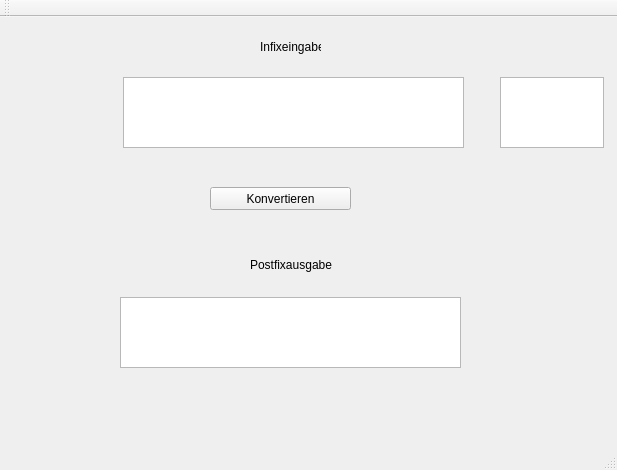
<?xml version="1.0" encoding="UTF-8"?>
<ui version="4.0">
 <class>MainWindow</class>
 <widget class="QMainWindow" name="MainWindow">
  <property name="geometry">
   <rect>
    <x>0</x>
    <y>0</y>
    <width>617</width>
    <height>470</height>
   </rect>
  </property>
  <property name="windowTitle">
   <string>MainWindow</string>
  </property>
  <widget class="QWidget" name="centralWidget">
   <widget class="QPushButton" name="btn_convert">
    <property name="geometry">
     <rect>
      <x>210</x>
      <y>170</y>
      <width>141</width>
      <height>23</height>
     </rect>
    </property>
    <property name="text">
     <string>Konvertieren</string>
    </property>
   </widget>
   <widget class="QLabel" name="label">
    <property name="geometry">
     <rect>
      <x>260</x>
      <y>20</y>
      <width>61</width>
      <height>20</height>
     </rect>
    </property>
    <property name="text">
     <string>Infixeingabe</string>
    </property>
   </widget>
   <widget class="QLabel" name="label_2">
    <property name="geometry">
     <rect>
      <x>250</x>
      <y>240</y>
      <width>91</width>
      <height>16</height>
     </rect>
    </property>
    <property name="text">
     <string>Postfixausgabe</string>
    </property>
   </widget>
   <widget class="QTextEdit" name="txt_infix">
    <property name="geometry">
     <rect>
      <x>123</x>
      <y>60</y>
      <width>341</width>
      <height>71</height>
     </rect>
    </property>
   </widget>
   <widget class="QTextEdit" name="txt_postfix">
    <property name="geometry">
     <rect>
      <x>120</x>
      <y>280</y>
      <width>341</width>
      <height>71</height>
     </rect>
    </property>
   </widget>
   <widget class="QTextEdit" name="txt_error">
    <property name="geometry">
     <rect>
      <x>500</x>
      <y>60</y>
      <width>104</width>
      <height>71</height>
     </rect>
    </property>
   </widget>
  </widget>
  <widget class="QMenuBar" name="menuBar">
   <property name="geometry">
    <rect>
     <x>0</x>
     <y>0</y>
     <width>617</width>
     <height>21</height>
    </rect>
   </property>
  </widget>
  <widget class="QToolBar" name="mainToolBar">
   <attribute name="toolBarArea">
    <enum>TopToolBarArea</enum>
   </attribute>
   <attribute name="toolBarBreak">
    <bool>false</bool>
   </attribute>
  </widget>
  <widget class="QStatusBar" name="statusBar"/>
 </widget>
 <layoutdefault spacing="6" margin="11"/>
 <resources/>
 <connections/>
</ui>
